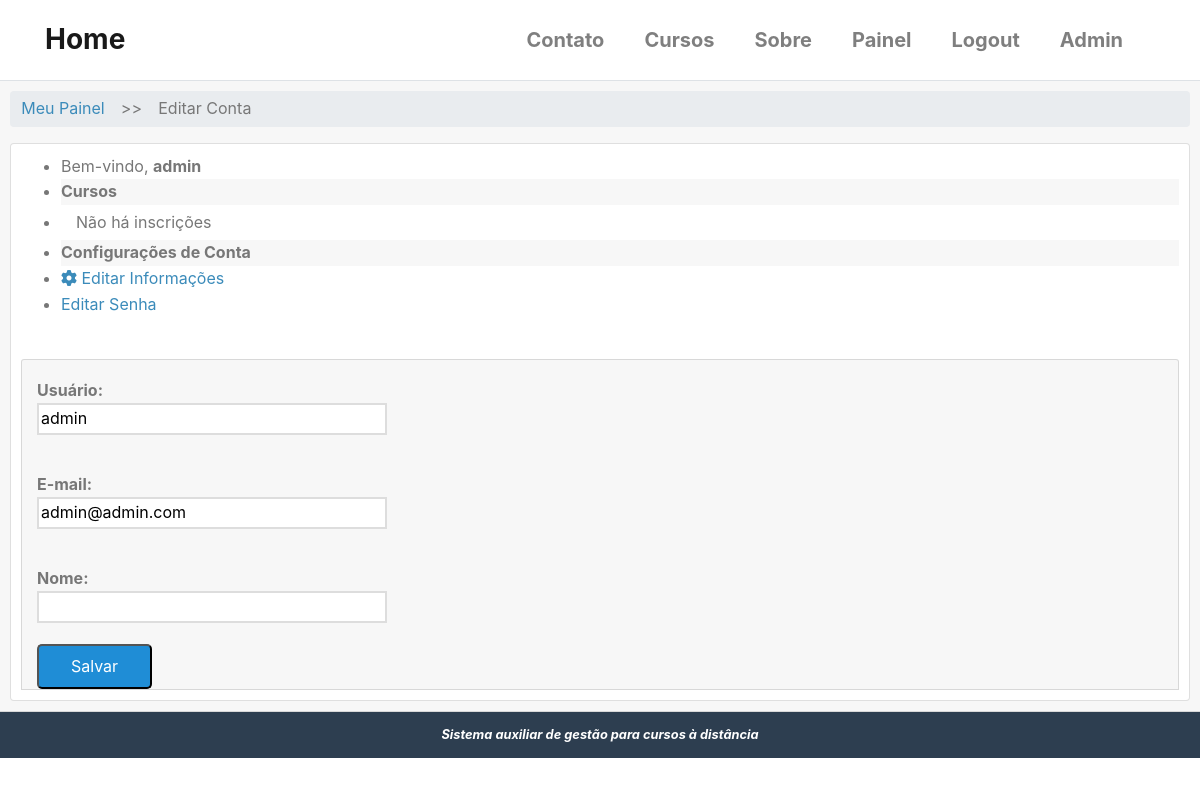
Page /conta/editar/usuario/ (signed in) on the earlier database version.
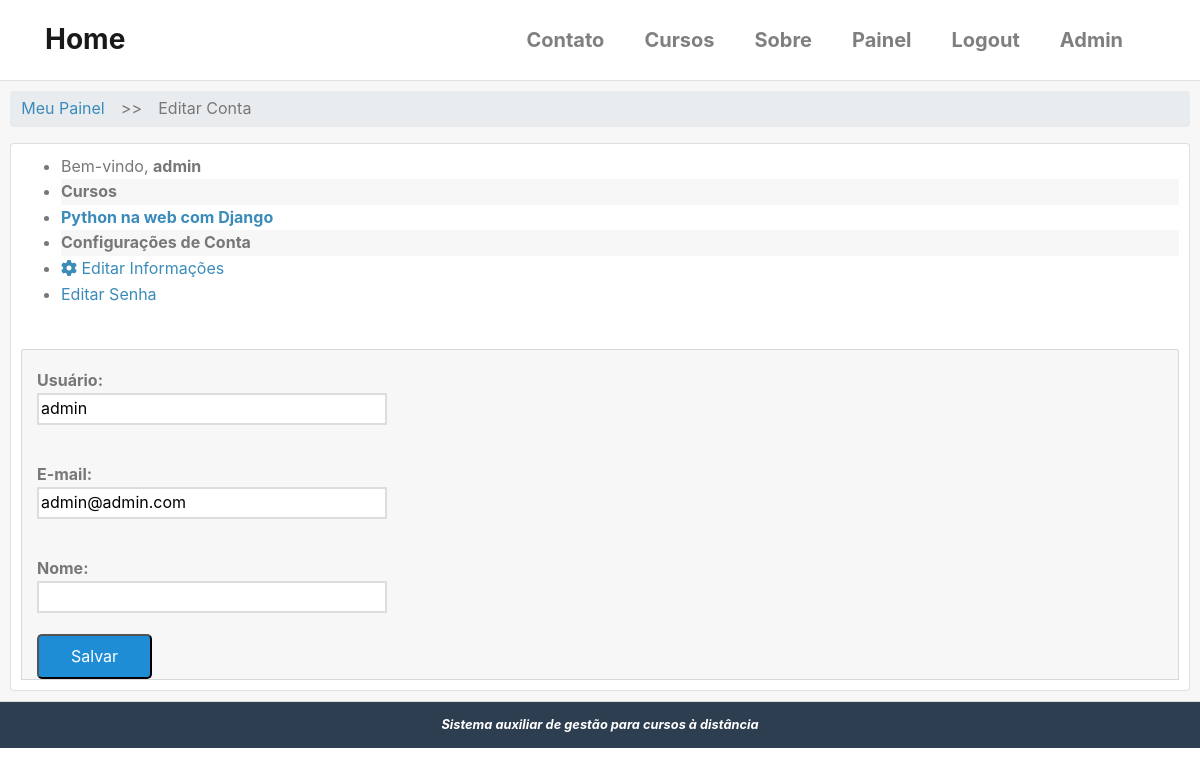
Same page on the later database version.
### accounts/models.py (models this page shows, shortened)
class User(AbstractBaseUser, PermissionsMixin):
    username = models.CharField(
        'Usuário', max_length=30, unique=True,
        validators = [validators.RegexValidator(re.compile('^[\w.@+-]+$'),
        'O nome de usuário só pode conter letras, dígitos ou os seguintes caracteres: @/ ./ +/ -/ _',
        'Usuário inválido ou já existente!')]
    )
    email = models.EmailField('E-mail', unique=True)
    name = models.CharField('Nome', max_length=100, blank=True)
    is_active = models.BooleanField('Está ativo?', blank=True, default=True)
    is_staff = models.BooleanField('É da equipe?', blank=True, default=False)
    date_joined = models.DateTimeField('Data de Entrada', auto_now_add=True)
    objects = UserManager()
    USERNAME_FIELD = 'username'
    REQUIRED_FIELDS = ['email']
    class Meta:
        verbose_name = 'Usuário'
        verbose_name_plural = 'Usuários'
    def __str__(self):
        return self.name or self.username

### cursos/models.py (models this page shows, shortened)
class Enrollment(models.Model):
    STATUS_CHOICES = (
        (0, 'Pendente'),
        (1, 'Aprovado'),
        (2, 'Cancelado'),
        (3, 'Recusado'),
    )
    usuario = models.ForeignKey(
        settings.AUTH_USER_MODEL, verbose_name='Usuário',
        related_name='enrollments', on_delete=models.DO_NOTHING
    )
    curso = models.ForeignKey(
        Cursos, verbose_name='Curso',
        related_name='enrollments', on_delete=models.DO_NOTHING
    )
    status = models.ImageField('Situação',
        choices=STATUS_CHOICES, default=0, blank=True
    )
    created_at = models.DateTimeField('Criado em', auto_now_add = True)
    updated_at = models.DateTimeField('Atualizado em ', auto_now_add = True)
    class Meta:
        verbose_name = 'Inscrição'
        verbose_name_plural = 'Inscrições'
        """
        unique_together/unicidade - combina a unicidade entre cursos e usuário,
        ou seja, cada usuário se increve apenas uma vez para cada curso.
        """
        unique_together = (('usuario', 'curso'),)

class Cursos(models.Model):
    nome = models.CharField('Nome', max_length = 100)
    slug = models.SlugField('Atalho')
    descricao = models.TextField('Descrição Simples', blank = True)
    sobre = models.TextField('Sobre o Curso', blank = True)
    start_date = models.DateField(
        'Data de início', null = True, blank = True,
        )
    imagem = models.ImageField(
        upload_to = 'cursos/imagens', verbose_name = 'Imagem',
        null = True, blank = True
        )
    created_at = models.DateTimeField('Criado em', auto_now_add = True)
    updated_at = models.DateTimeField('Atualizado em ', auto_now_add = True)
    objects = CursosManager()
    def __str__(self):
        return self.nome
    class Meta:
        verbose_name = 'Curso'
        verbose_name_plural = 'Cursos'
        ordering = ['nome'] # ['-name'] ordem decrescente

### accounts/views.py (the view)
# urls.py: path('editar/usuario/', views.editar_usuario, name='editar_usuario'),
@login_required
def editar_usuario(request):
    template_name = 'accounts/editar_usuario.html'
    context = {}
    if request.method == 'POST':
        form = EditarUsuarioForm(request.POST, instance=request.user)
        if form.is_valid():
            form.save()
            messages.success(request,
                'Dados alterados com sucesso!!!'
                )
            return redirect('accounts:painel')
    else:
        form = EditarUsuarioForm(instance=request.user)
    context['form'] = form
    return render(request, template_name, context)

### accounts/forms.py
class EditarUsuarioForm(forms.ModelForm):
    class Meta:
        model = User
        fields = ['username', 'email', 'name']

### cursos/templatetags/cursos_tags.py (called while the page is built)
@register.inclusion_tag('cursos/templatetags/meus_cursos.html')
def meus_cursos(user):
    enrollments = Enrollment.objects.filter(usuario=user)
    context = {
        'enrollments': enrollments
    }
    return context

### templates/accounts/editar_usuario.html (shortened to what this page needs)
{% extends "accounts/dashboard.html" %}
{% block breadcrumb %}
    {{ block.super }}
    <li style='margin: 5px;'>>></li>
    <li><a>Editar Conta</a></li>
{% endblock %}
{% block dashboard_content %}
<form class="pure-form pure-form-stacked" method="POST">
    <fieldset>
        {% for field in form %}
        <div class="pure-control-group">
            <p style='padding: 0; margin: 2px 0 0 0;'>{{ field.label_tag }}</p>
            {{ field }}
        </div>
        {% endfor %}
        <div class="pure-controls">
            <button type="submit"
            class="pure-button pure-button-primary">
            Salvar</button>
        </div>
    </fieldset>
</form>
{% endblock %}

### templates/accounts/dashboard.html (shortened to what this page needs)
{% extends "base.html" %}
{% load cursos_tags %}
{% block content %}
<div class="card-header" style='padding: 10px;'>
    <div class="">
        <ul class="breadcrumb pure-menu-heading">
            {% block breadcrumb %}
            <li><a class="" href="{% url 'accounts:painel' %}">Meu Painel</a></li>
            {% endblock %}
        </ul>
    </div>
    <div class="card" style='margin: auto;padding: 10px;'>
        <div class="pure-g-r content-ribbon">
            <div class="pure-u-1-3">
                <div class="pure-menu pure-menu-open">
                    <ul>
                        <li class="pure-menu-heading">
                            Bem-vindo, <strong>{{ user }}</strong>
                        </li>
                        {% meus_cursos user %}
                        <li class="font-weight-bold pure-menu-heading" style='margin-top: 0; background-color:rgba(0,0,0,.03);'>Configurações de Conta</li>
                        <li>
                            <a href="{% url 'accounts:editar_usuario' %}">
                            <i class="fas fa-cog"></i>
                            Editar Informações
                            </a>
                        </li>
                        <li>
                            <a href="{% url 'accounts:editar_senha' %}">
                            Editar Senha</a>
                        </li>
                    </ul>
                </div>
                <br>
            </div>
            <div class="pure-u-2-3">
                <div class="card card-header" style = 'margin-left: auto; padding: 0px 15px'>
                    {% block dashboard_content %}{% endblock %}
                </div>
            </div>
        </div>
    </div>
</div>
{% endblock %}

### cursos/templates/cursos/templatetags/meus_cursos.html (shortened to what this page needs)
<li class="font-weight-bold pure-menu-heading" style='margin-top: 0; background-color:rgba(0,0,0,.03);'>Cursos</li>
{% for enrollment in enrollments %}
<li>
    <a href="#">
        <strong>{{ enrollment.curso }}</strong>
    </a>
</li>
{% empty %}
<li style='padding: 5px 0 5px 15px;'>Não há inscrições</li>
{% endfor %}

Differences in the rows shown:
added Enrollment: curso "Python na web com Django"
Other differences:
text no longer shown: "Não há inscrições"
